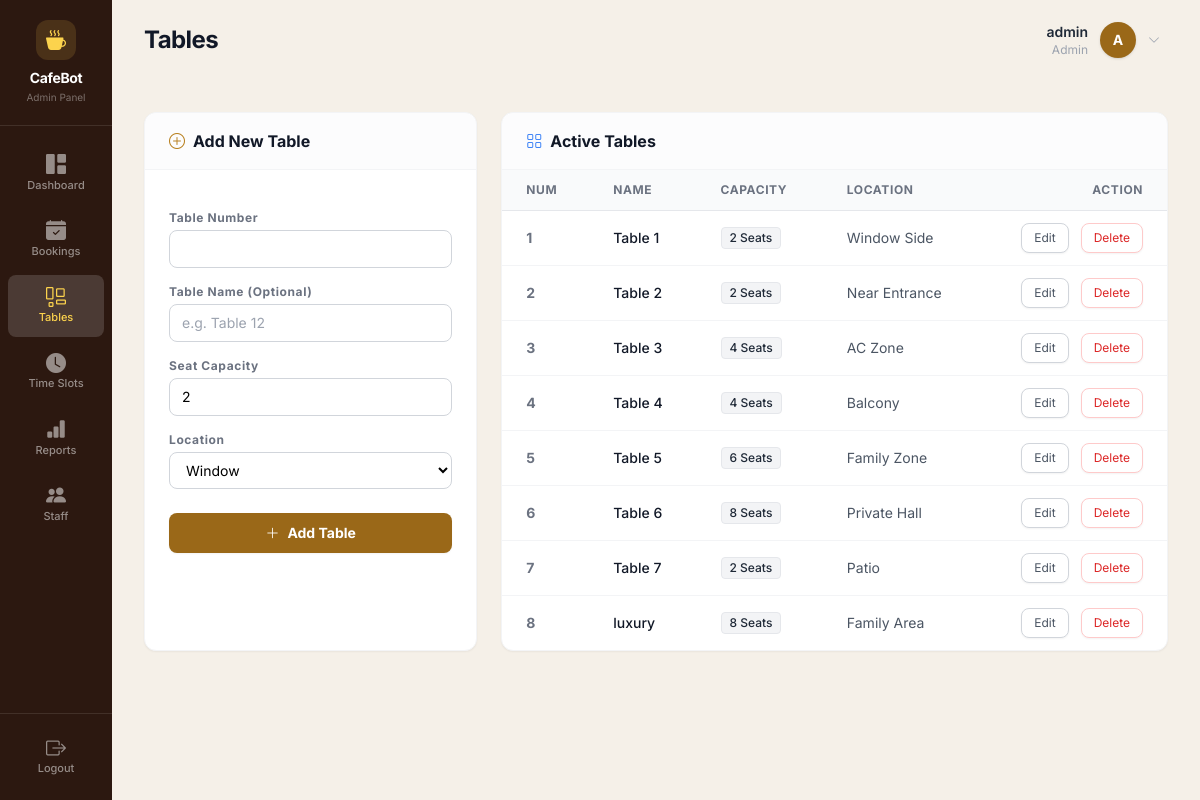
Screenshot of /admin/tables (signed in) with the database file from the repository.
### tables this page shows
CREATE TABLE tables (
            id INTEGER PRIMARY KEY AUTOINCREMENT,
            table_number INTEGER NOT NULL UNIQUE,
            capacity INTEGER NOT NULL,
            location TEXT NOT NULL,
            image_url TEXT
        , table_name TEXT, status TEXT DEFAULT 'Vacant');

### admin.py (the view, shortened to what this page needs)
@admin_bp.route('/tables', methods=['GET', 'POST'])
@admin_required
def manage_tables():
    tables = db.get_all_tables()
    return render_template('tables.html', tables=tables)

### auth.py (called while the page is built)
def admin_required(f):
    @wraps(f)
    def decorated_function(*args, **kwargs):
        if not session.get('logged_in'):
            return redirect(url_for('auth.login', next=request.url))
        if session.get('user_role') != 'admin':
            flash('Admin access required.', 'danger')
            if session.get('user_role') == 'staff':
                return redirect(url_for('staff.dashboard'))
            return redirect(url_for('auth.login'))
        return f(*args, **kwargs)
    return decorated_function

### db.py (called while the page is built, shortened)
def get_db_connection():
    conn = sqlite3.connect(DATABASE, timeout=20)
    conn.row_factory = lambda cursor, row: dict(
        (col[0], row[idx]) for idx, col in enumerate(cursor.description)
    )
    _ensure_runtime_schema(conn)
    return conn

def _ensure_runtime_schema(conn):
    global _RUNTIME_SCHEMA_READY
    if _RUNTIME_SCHEMA_READY or not _has_table(conn, "bookings"):
        return

def get_all_tables():
    conn = get_db_connection()
    tables = conn.execute(
        "SELECT * FROM tables ORDER BY table_number ASC"
    ).fetchall()
    conn.close()
    return tables

### templates/tables.html (shortened to what this page needs)
{% extends "base.html" %}
{% block content %}
<div class="flex flex-col lg:flex-row gap-6 mb-8">
    <div class="w-full lg:w-1/3">
        <div class="bg-white rounded-xl shadow-sm border border-gray-100 flex flex-col h-full">
            <div class="px-6 py-4 border-b border-gray-100 flex items-center gap-2 bg-gray-50/50 rounded-t-xl">
                <i class="bi bi-plus-circle text-primary-500"></i>
                <h5 class="font-bold text-gray-900 m-0">Add New Table</h5>
            </div>
            <div class="p-6 flex-1">
                <form method="POST" class="space-y-4">
                    <div>
                        <label class="block text-xs font-bold text-gray-500 tracking-wider mb-1">Table Number</label>
                        <input type="number" class="focus:ring-2 focus:ring-primary-500 focus:border-primary-500 block w-full sm:text-sm border-gray-300 rounded-lg py-2 px-3 border" name="table_number" min="1" required>
                    </div>
                    <div>
                        <label class="block text-xs font-bold text-gray-500 tracking-wider mb-1">Table Name (Optional)</label>
                        <input type="text" class="focus:ring-2 focus:ring-primary-500 focus:border-primary-500 block w-full sm:text-sm border-gray-300 rounded-lg py-2 px-3 border" name="table_name" placeholder="e.g. Table 12">
                    </div>
                    <div>
                        <label class="block text-xs font-bold text-gray-500 tracking-wider mb-1">Seat Capacity</label>
                        <input type="number" class="focus:ring-2 focus:ring-primary-500 focus:border-primary-500 block w-full sm:text-sm border-gray-300 rounded-lg py-2 px-3 border" name="capacity" min="1" value="2" required>
                    </div>
                    <div>
                        <label class="block text-xs font-bold text-gray-500 tracking-wider mb-1">Location</label>
                        <select class="focus:ring-2 focus:ring-primary-500 focus:border-primary-500 block w-full sm:text-sm border-gray-300 rounded-lg py-2 px-3 border bg-white" name="location" required>
                            <option value="Window">Window</option>
                        </select>
                    </div>
                    <div class="pt-2">
                        <button type="submit" class="w-full flex justify-center items-center py-2.5 px-4 rounded-lg shadow-sm text-sm font-bold text-white bg-primary-600 hover:bg-primary-700 focus:outline-none focus:ring-2 focus:ring-offset-2 focus:ring-primary-500 transition-colors">
                            <i class="bi bi-plus-lg mr-2 leading-none"></i> Add Table
                        </button>
                    </div>
                </form>
            </div>
        </div>
    </div>
    <div class="w-full lg:w-2/3">
        <div class="bg-white rounded-xl shadow-sm border border-gray-100 flex flex-col h-full overflow-hidden">
            <div class="px-6 py-4 border-b border-gray-100 flex items-center gap-2 bg-gray-50/50 rounded-t-xl">
                <i class="bi bi-grid text-blue-500"></i>
                <h5 class="font-bold text-gray-900 m-0">Active Tables</h5>
            </div>
            <div class="p-0 overflow-x-auto flex-1">
                {% if tables %}
                <table class="w-full text-left border-collapse whitespace-nowrap">
                    <thead>
                        <tr class="bg-gray-50 border-b border-gray-200 text-xs uppercase tracking-wider text-gray-500 font-semibold">
                            <th class="py-3 px-6">Num</th>
                            <th class="py-3 px-6">Name</th>
                            <th class="py-3 px-6">Capacity</th>
                            <th class="py-3 px-6">Location</th>
                            <th class="py-3 px-6 text-right">Action</th>
                        </tr>
                    </thead>
                    <tbody class="divide-y divide-gray-100">
                        {% for table in tables %}
                        <tr x-data="{ editModalOpen: false }" class="hover:bg-gray-50/50 transition-colors text-sm">
                            <td class="py-3 px-6 font-bold text-gray-500">{{ table.table_number }}</td>
                            <td class="py-3 px-6 font-medium text-gray-900">{{ table.table_name }}</td>
                            <td class="py-3 px-6">
                                <span class="inline-flex items-center px-2 py-0.5 rounded text-xs font-medium bg-gray-100 text-gray-800 border border-gray-200">
                                    {{ table.capacity }} Seats
                                </span>
                            </td>
                            <td class="py-3 px-6 text-gray-600">{{ table.location }}</td>
                            <td class="py-3 px-6 text-right space-x-2">
                                <button @click="editModalOpen = true" type="button" class="text-xs px-3 py-1.5 bg-white border border-gray-300 text-gray-600 rounded-lg hover:bg-gray-50 transition-colors shadow-sm focus:outline-none focus:ring-2 focus:ring-gray-500 focus:ring-offset-1 inline-flex items-center">
                                    Edit
                                </button>
                                <form method="POST" class="inline-block m-0 p-0" onsubmit="return confirm('Delete this table?');">
                                    <button type="submit" class="text-xs px-3 py-1.5 bg-white border border-red-200 text-red-600 rounded-lg hover:bg-red-50 transition-colors shadow-sm focus:outline-none focus:ring-2 focus:ring-red-500 focus:ring-offset-1">Delete</button>
                                </form>
                            </td>
                        </tr>
                        {% endfor %}
                    </tbody>
                </table>
                {% else %}
                <div class="text-center py-16">
                    <i class="bi bi-inbox text-5xl text-gray-300 mb-4 block"></i>
                    <p class="text-gray-500 font-medium">No tables configured in the system yet.</p>
                </div>
                {% endif %}
            </div>
        </div>
    </div>
</div>
{% endblock %}

### rows the page displays
tables: table_number "1", table_name "Table 1", capacity "2", location "Window Side"
tables: table_number "2", table_name "Table 2", capacity "2", location "Near Entrance"
tables: table_number "3", table_name "Table 3", capacity "4", location "AC Zone"
tables: table_number "4", table_name "Table 4", capacity "4", location "Balcony"
tables: table_number "5", table_name "Table 5", capacity "6", location "Family Zone"
tables: table_number "6", table_name "Table 6", capacity "8", location "Private Hall"
tables: table_number "7", table_name "Table 7", capacity "2", location "Patio"
tables: table_number "8", table_name "luxury", capacity "8", location "Family Area"

### other values shown
{{ session.get('username', 'User') }} "admin"
{{ session.get('user_role', '') }} "Admin"
{{ (session.get('username', 'U')[0])|upper }} "A"
